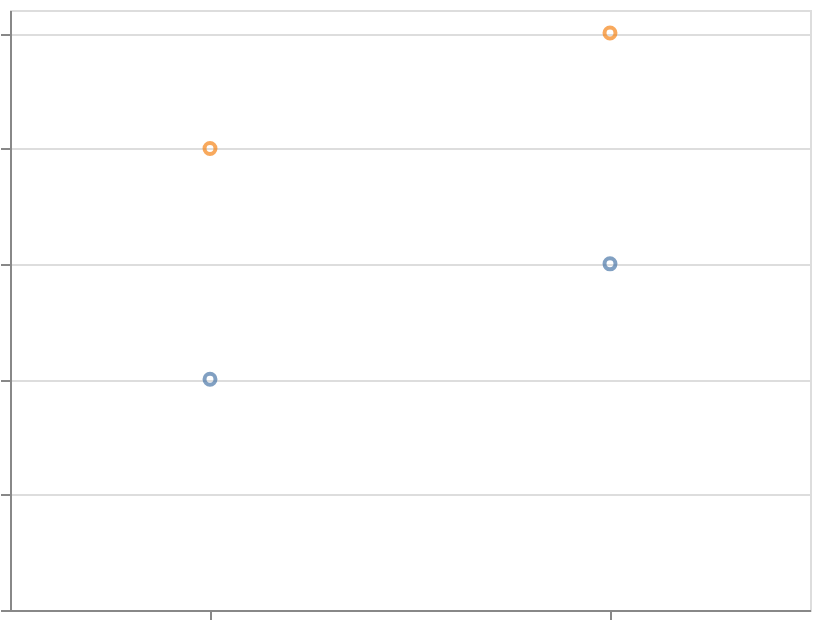

The Vega-Lite source for this figure:
### Vega-Lite specification from a JSON file in a GitHub repository (floating-point values rounded to 4 significant figures)
{"$schema": "https://vega.github.io/schema/vega-lite/v6.json", "width": 400, "height": 300, "padding": 5, "autosize": "none", "data": {"values": [{"q1": 10, "q2": 20, "name": "A"}, {"q1": 15, "q2": 25, "name": "B"}]}, "mark": "point", "encoding": {"x": {"field": "name", "type": "nominal", "axis": {"labels": false, "title": null}}, "y": {"field": "value", "type": "quantitative", "axis": {"labels": false, "title": null}}, "color": {"field": "key", "type": "nominal"}}, "transform": [{"fold": ["q1", "q2"], "as": ["key", "value"]}]}
